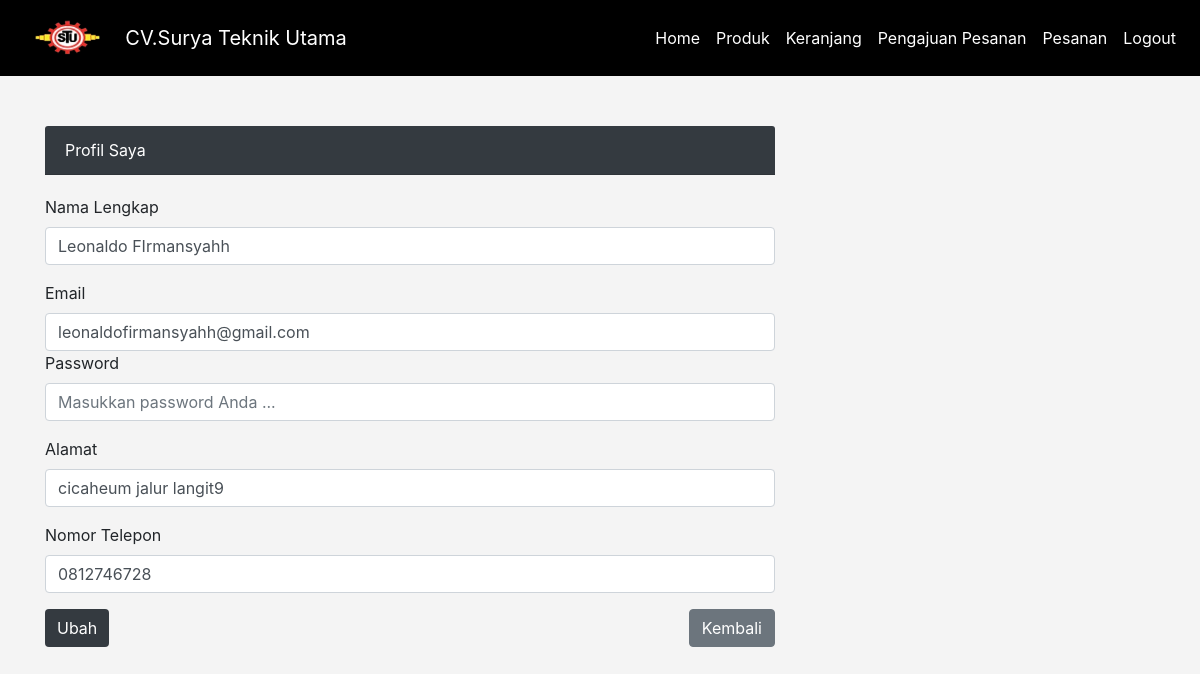
Screenshot of /konsumen/profile.php (signed in) with the database file from the repository.
### tables this page shows
CREATE TABLE `pengguna` (
  `id_pengguna` int(11) NOT NULL,
  `nama_lengkap` varchar(255) NOT NULL,
  `email` varchar(255) NOT NULL,
  `username` varchar(100) NOT NULL,
  `password` varchar(100) NOT NULL,
  `role` enum('Admin','User','Produksi','Pengiriman','Pemilik') NOT NULL DEFAULT 'User',
  `token` varchar(100) DEFAULT NULL,
  `is_verified` tinyint(1) DEFAULT 0
);

CREATE TABLE `addresses` (
  `id` int(11) NOT NULL,
  `user_id` int(11) NOT NULL,
  `alamat` text NOT NULL,
  `nomor_telepon` varchar(20) NOT NULL
);

### includes/user.inc.php (called while the page is built, shortened)
<?php
class User {
    private $conn;
    private $table_name = "pengguna";
    public $id;
    public function __construct($db) {
        $this->conn = $db;
    }
    function readOne() {
        $query = "SELECT * FROM " . $this->table_name . " WHERE id_pengguna = :id LIMIT 0,1";
        $stmt = $this->conn->prepare($query);
        $stmt->bindParam(':id', $this->id);
        $stmt->execute();
        $row = $stmt->fetch(PDO::FETCH_ASSOC);
        if ($row) {
            $this->id = $row['id_pengguna'];
            $this->nl = $row['nama_lengkap'];
            $this->mail = $row['email'];
        }
    }
}
?>

### includes/address.inc.php (called while the page is built, shortened)
<?php
class Address {
    private $conn;
    private $table_name = "addresses";
    public $user_id;
    public function __construct($db) {
        $this->conn = $db;
    }
    public function getAddressByUserId() {
        $query = "SELECT * FROM " . $this->table_name . " WHERE user_id = " . $this->user_id . " LIMIT 1";
        $stmt = $this->conn->query($query);
        $stmt->execute();
        return $stmt->fetch(PDO::FETCH_DEFAULT);
    }
}
?>

### konsumen/profile.php (the view, shortened to what this page needs)
<?php
include_once '../includes/config.php';
include_once '../includes/user.inc.php';
include_once '../includes/address.inc.php';
$config = new Config();
$db = $config->getConnection();
$eks = new User($db);
$eks->id = intval($_SESSION['id_pengguna']);
$eks->readOne();
$address = new Address($db);
$address->user_id = intval($_SESSION['id_pengguna']);
$addressData = $address->getAddressByUserId();
?>
<!DOCTYPE html>
<html lang="en">
<head>
    <link href="https://stackpath.bootstrapcdn.com/bootstrap/4.5.2/css/bootstrap.min.css" rel="stylesheet">
    <link rel="stylesheet" href="https://cdnjs.cloudflare.com/ajax/libs/font-awesome/5.15.4/css/all.min.css">
</head>
<body>
<nav class="navbar navbar-expand-lg navbar-custom">
    <a class="navbar-brand" href="dashboard.php">
        <img src="../images/logo.png" alt="Company Logo">
        CV.Surya Teknik Utama
    </a>
    <div class="collapse navbar-collapse" id="navbarNav">
        <ul class="navbar-nav ml-auto">
        <li class="nav-item">
                <a class="nav-link" href="dashboard.php">Home</a>
            </li>
            <li class="nav-item">
                <a class="nav-link" href="produk.php">Produk</a>
            </li>
            <li class="nav-item">
                <a class="nav-link" href="keranjang.php">Keranjang</a>
            </li>
            <li class="nav-item">
                <a class="nav-link" href="view_pesanan.php">Pengajuan Pesanan</a>
            </li>
            <li class="nav-item">
                <a class="nav-link" href="pesanan.php">Pesanan</a>
            </li>
            <li class="nav-item">
                <a class="nav-link" href="../logout.php">Logout</a>
            </li>
        </ul>
    </div>
</nav>
    <div class="container">
        <div class="row">
            <div class="col-xs-12 col-sm-12 col-md-8">
                <div class="page-header">
                <div class="card-header card-header-custom">Profil Saya</div>
                </div>
                <form method="post">
                    <div class="form-group">
                        <label for="nl">Nama Lengkap</label>
                        <input type="text" class="form-control" id="nl" name="nl" value="<?php echo htmlspecialchars($eks->nl); ?>" required>
                    </div>
                    <div class="form-group">
                        <label for="mail">Email</label>
                        <input type="email" class="form-control" id="mail" name="mail" value="<?php echo htmlspecialchars($eks->mail); ?>" required>
                    <div class="form-group">
                        <label for="pw">Password</label>
                        <input type="password" class="form-control" id="pw" name="pw" placeholder="Masukkan password Anda ..." required>
                    </div>
                    <div class="form-group">
                        <label for="alamat">Alamat</label>
                        <input type="text" class="form-control" id="alamat" name="alamat" value="<?php echo $addressData['alamat']; ?>" required>
                    </div>
                    <div class="form-group">
                        <label for="nomor_telepon">Nomor Telepon</label>
                        <input type="text" class="form-control" id="nomor_telepon" name="nomor_telepon" value="<?php echo htmlspecialchars($addressData['nomor_telepon']); ?>" required>
                    </div>
                    <div class="d-flex justify-content-between">
                        <button type="s qubmit" class="btn btn-primary">Ubah</button>
                        <button type="button" class="btn btn-secondary" onclick="window.history.back();">Kembali</button>
                    </div>
                </form>
            </div>
        </div>
    </div>
</body>
</html>

### konsumen/profile.php (style rules this page uses)
body { background: #f4f4f4; height: 100vh; display: flex; flex-direction: column; }
.navbar-custom { background-color: black; position: sticky; top: 0; z-index: 1000; width: 100%; }
.navbar-custom .navbar-brand, .navbar-custom .nav-link { color: #ffffff; }
.navbar-custom .navbar-brand { display: flex; align-items: center; }
.navbar-brand img { max-height: 50px; width: auto; margin-right: 10px; }
.btn-primary { background-color: #343a40; border: none; }
.container { margin-top: 50px; }
.card-header { background-color: #343a40; color: #fff; }
.card-header-custom { margin-bottom: 20px; }

### rows the page displays
pengguna: nl "Leonaldo FIrmansyahh", mail "leonaldofirmansyahh@gmail.com"
addresses: alamat "cicaheum jalur langit9", nomor_telepon "0812746728"
